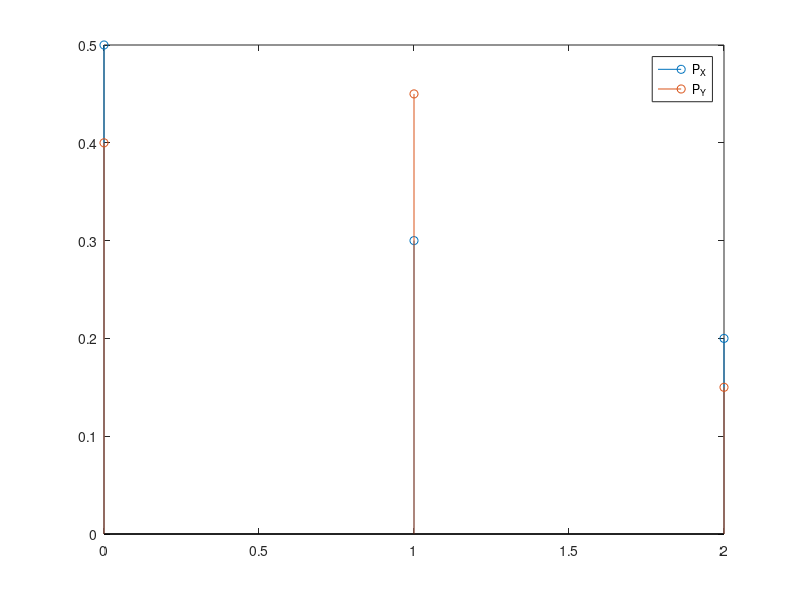

Reproduce this figure in MATLAB. (Note: this script raises an error after producing the figure.)
%% ALINEA A)

%Funcao de massa de probabilidade conjunta
P_XY = [ 0.3 0.2 0; 0.1 0.15 0.05; 0 0.1 0.1];

%Funcao de massa de 
% probabilidade marginal de X e Y
P_X = sum(P_XY, 2); % Coluna
P_Y = sum(P_XY, 1); % Linha

Sx = 0:2;
Sy = Sx;
stem(Sx,P_X)
hold on
stem(Sy,P_Y)
hold off

legend("P_X","P_Y")

%% ALINEA B)

E_X = Sx * P_X;
E_Y = Sy * P_Y';

Var_X = (Sx.^2 * P_X) - E_X^2;
Var_Y = (Sy.^2 * P_Y') - E_Y^2;

%% ALINEA C)

E_XY = sum(Sx' * Sy .* P_XY, "all");
cov_XY = E_XY - E_X * E_Y;
sigma_X = sqrt(Var_X);
sigma_Y = sqrt(Var_Y);
coef_corr = cov_XY/(sigma_Y * sigma_X);